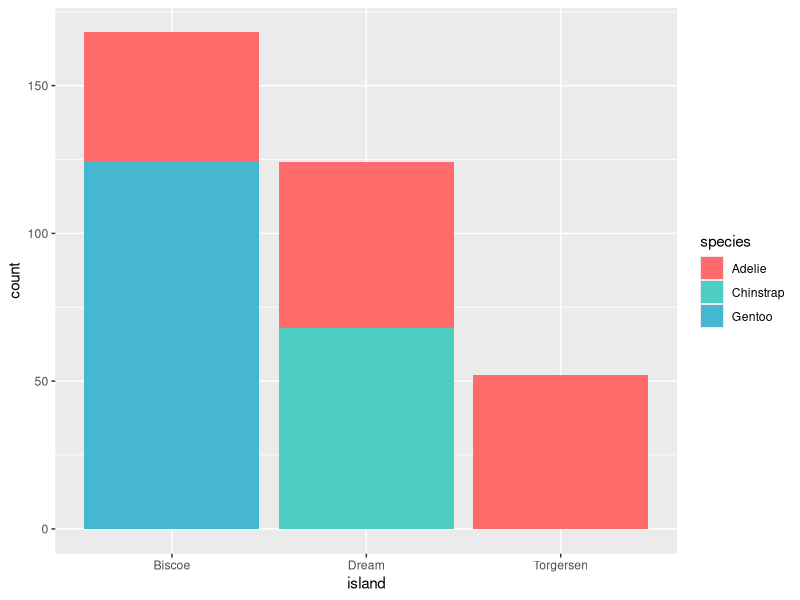
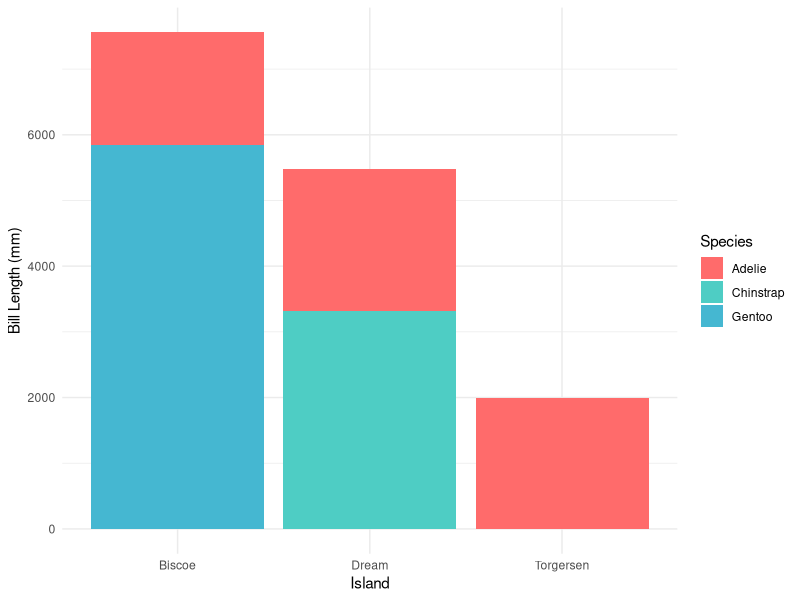

The R source for these figures, in order:

            library(ggplot2)
            library(palmerpenguins)
            built_answer <- tryCatch(
                {
                    set.seed(42)
                    ggplot(penguins, aes(x = island, fill = species)) + geom_bar() + scale_fill_manual(values = c(Adelie = "#FF6B6B", Chinstrap = "#4ECDC4", Gentoo = "#45B7D1"))
                    suppressWarnings(
                        if (!file.exists("/sandbox/figures/species_island_bar_stacked_scale_fill_manual_answer.png")) {
                            ggsave(
                                width = 3,
                                height = 3,
                                "/sandbox/figures/species_island_bar_stacked_scale_fill_manual_answer.png"
                            )
                        }
                    )
                    suppressWarnings(
                        ggplot_build(last_plot())
                    )
                },
                error = function(e) {
                    'ERROR'
                }
            )
            built_submission <- tryCatch(
                {
                    set.seed(42)
                    library(ggplot2)

ggplot(data = penguins, aes(x = island, y = bill_length_mm, fill = species)) +

  geom_bar(stat = "identity", position = "stack") +

  scale_fill_manual(values = c("Adelie" = "#FF6B6B", "Chinstrap" = "#4ECDC4", "Gentoo" = "#45B7D1")) +

  labs(x = "Island", y = "Bill Length (mm)", fill = "Species") +

  theme_minimal()
                    suppressWarnings(
                        ggsave(
                            width = 3,
                            height = 3,
                            "figures/species_island_bar_stacked_scale_fill_manual_submission_phi4mini.png"
                        )
                    )
                    suppressWarnings(
                        ggplot_build(last_plot())
                    )
                },
                error = function(e) {
                    'ERROR'
                }
            )
            cat(isTRUE(all.equal(built_answer, built_submission)))
        
